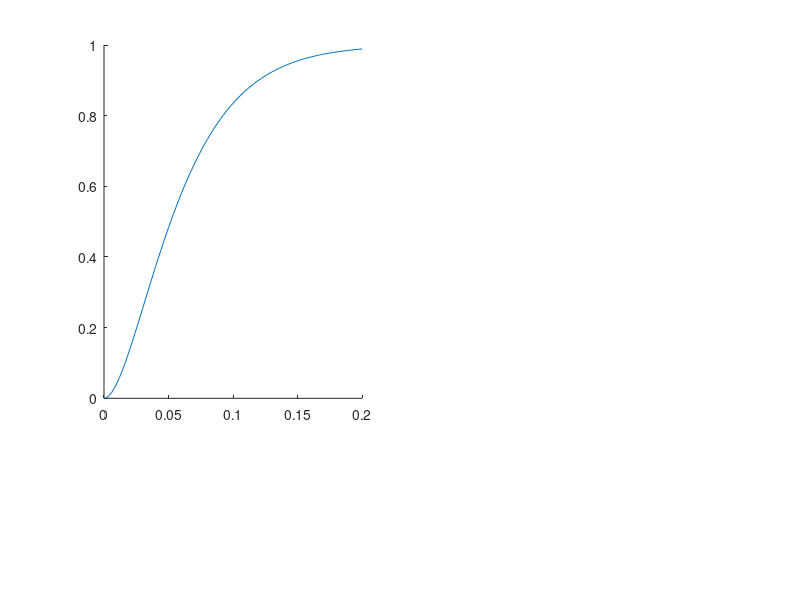

MATLAB code to generate this figure: (Note: this script raises an error after producing the figure.)

%% Controlador P
clear, clc, clf

% ESTANDARIZADO

%% VARIANDO Kps
% VALORES ESTABLES
% Definición sistema de 2o orden
K = 2652.28;
p = 64.986;
Kp=[p^2/4/K 0.8534, 5, 10];

Mp = zeros(1, length(Kp)+1);
tp = zeros(1, length(Kp)+1);
tr = zeros(1, length(Kp)+1);
ts = zeros(1, length(Kp)+1);
% No ceros
poles = zeros(2,length(Kp)+1); % 2 polos
gain = zeros(1,length(Kp)+1);
figure('Name','Kp variation P','NumberTitle','off');
for i = 1:length(Kp)
    num = Kp(i)*K;
    denom = [1 p Kp(i)*K];
    
    H = tf(num, denom);
    [y,t] = step(H,0.20);
    subplot(length(Kp),2,[1,3,5]);
    hold on
    plot(t,y, 'DisplayName', sprintf('kp=%.3f', Kp(i)));
    [~, poles(:,i),gain(:,i)] = tf2zp(num, denom);

    tr(i) = stepinfo(H).RiseTime;
    ts(i) = stepinfo(H).SettlingTime;
    Mp(i) = stepinfo(H).Peak;
    tp(i) = stepinfo(H).PeakTime;
    
end

legend show;
yline(1,'--')
yline(1.02,':','Color','m')
yline(0.98,':','Color','m')
hold off     
for i = 1:length(Kp)
    subplot(length(Kp),2,i*2);
    zplane(0,poles(:,i));
    title(sprintf("Pole-Zero Plot for Kp=%.2f", Kp(i)))
end

errPermRampa1 = p/K./Kp;


%% Controlador P 
 
% PRIMERA PRUEBA. CÁLCULOS DE PARÁMETROS ANALÍTICOS

% % Definición sistema de 2o orden
% K = 2652.28;
% p = 64.986;
% planta = tf(K, [1 p 0]);
% Kp=[0.8534, 5, 10];
% 
% % Régimen transitorio
% wn = sqrt(Kp*K);
% amort = p./(2*wn);
% tol = 0.02;
% ts2 = log(1./(tol.*sqrt(1-amort.^2)))./(wn.*amort);
% 
% Mp = zeros(1, length(Kp));
% tp = zeros(1, length(Kp));
% for i=1:length(Kp)
%     prop = tf(Kp(i),1);
%     H = planta*prop/(1+planta*prop);
%     [y,t] = step(H, 0.2);
% 
%     figure(1)
%     plot(t, y)
%     hold on
% 
%     [Mp(i), tp_index] = max(y);
%     Mp(i)=Mp(i)-1;
%     tp(i)=t(tp_index);
% 
% end
% 
% phi0 = acos(amort);
% wd = pi./tp;
% tr = (pi-phi0)./wd;
% 
% % Régimen permanente
% regPerm = 4*amort.^2/p;
% % 
% % t = 1:1000+1000;
% % u_trapecio = 1 .* ones(2000,1);
% % u_trapecio(1:1000) = 1/1000 * t(1:1000);
% % 
% % [y_trian, ~, ~] = lsim(H, u_trapecio, t/1000);
% % plot(u_trapecio)
% % hold on
% % plot(y_trian);
% % hold off
% 
% 
% figure(2)
% prop = tf(-1,1);
% Ha = prop*planta;
% rlocus(Ha)







